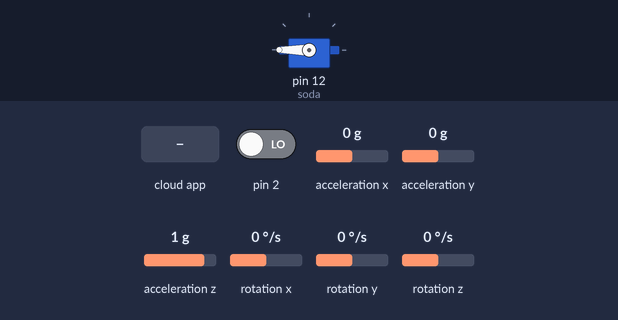
Bench run of a sketch on a simulated Arduino Uno, built with avr-gcc and run on an emulated ATmega328P. On the bench: servo. The test bench sets the inputs (shaded band); at power-on: pin 2 LOW, acceleration x 0 g, acceleration y 0 g, acceleration z 1 g, rotation x 0 °/s, rotation y 0 °/s, rotation z 0 °/s. The ROS host is connected and sends only what is stated; the sensor or clock chip raises its interrupt line as the real part does.

Above: at 1.7 s.
1.8 s: the phone or cloud app sets soda_dispencer to 1
At 3.0 s:
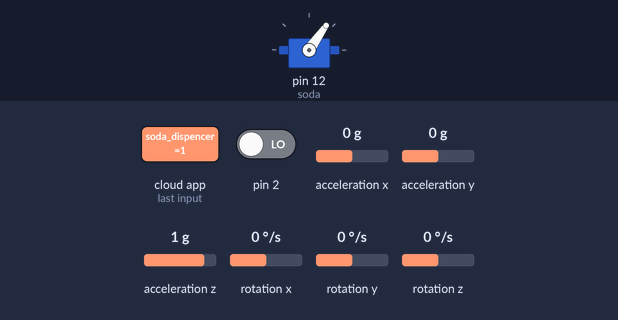
3.3 s: the phone or cloud app sets soda_dispencer to 0
At 4.3 s:
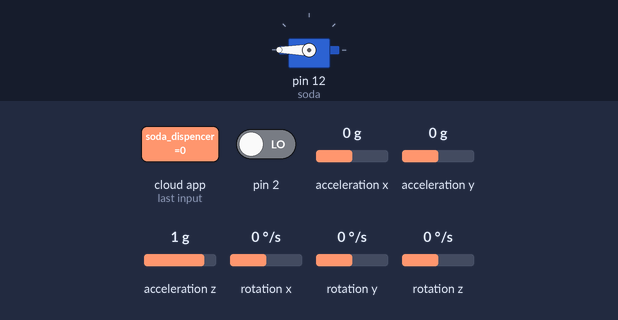
Timing chart, 0 to 6.3 s (numbered marks = the images above; inputs shaded):
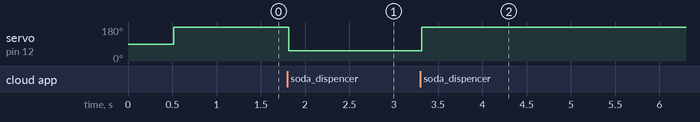

The sketch:

mpuMyDriver.ino
```cpp
#include "I2Cdev.h"
#include "MPU6050_6Axis_MotionApps20.h"

#include <ros.h>
#include <geometry_msgs/Quaternion.h>
#include <sensor_msgs/Imu.h>
#include <tf/transform_broadcaster.h>
#include <tf/tf.h>
#include <Servo.h>
#include <std_msgs/Bool.h>
#include <ros/time.h>
//#include <tf/transform_datatypes.h>

char imu_base[] = "imu_base";

Servo soda;

bool servoState = false;

double lin_acceleration_covariance = 0.00001;
double ang_velocity_covariance = 0.00001;
double orien_covariance = 0.000001;

ros::NodeHandle nh;
//tf::Quaternion orientation;
sensor_msgs::Imu imu_msg;

#if I2CDEV_IMPLEMENTATION == I2CDEV_ARDUINO_WIRE
  #include "Wire.h"
#endif

MPU6050 mpu;

// MPU control/status vars
bool dmpReady = false; // set true if DMP init was successful
uint8_t mpuIntStatus; // holds actual interrupt status byte from MPU
uint8_t devStatus; // return status after each device operation (0 = success, !0 = error)
uint16_t packetSize; // expected DMP packet size (default is 42 bytes)
uint16_t fifoCount; // count of all bytes currently in FIFO
uint8_t fifoBuffer[64]; // FIFO storage buffer

// orientation/motion vars
Quaternion q; // [w, x, y, z] quaternion container
VectorInt16 aa;         // [x, y, z]            accel sensor measurements
VectorInt16 aaReal;     // [x, y, z]            gravity-free accel sensor measurements
VectorInt16 aaWorld;    // [x, y, z]
VectorFloat gravity; // [x, y, z] gravity vector
float euler[3];         // [psi, theta, phi]
float ypr[3]; // [yaw, pitch, roll] yaw/pitch/roll container and gravity vector

volatile bool mpuInterrupt = false; // indicates whether MPU interrupt pin has gone high
void dmpDataReady()
{
  mpuInterrupt = true;
}

ros::Publisher imu_pub("imu/data", &imu_msg);

void sodaDispencer(const std_msgs::Bool& state) {
  servoState = state.data;
}

ros::Subscriber<std_msgs::Bool> sodaSub("soda_dispencer" , sodaDispencer);

void setup()
{
// join I2C bus (I2Cdev library doesn't do this automatically)
#if I2CDEV_IMPLEMENTATION == I2CDEV_ARDUINO_WIRE
  Wire.begin();
  TWBR = 24; // 400kHz I2C clock (200kHz if CPU is 8MHz)
  Wire.setWireTimeout(3000, true); //THIS MIGHT BE THE FIX!!
  Wire.clearWireTimeoutFlag();
#elif I2CDEV_IMPLEMENTATION == I2CDEV_BUILTIN_FASTWIRE
  Fastwire::setup(400, true);
#endif

mpu.initialize();
//Serial.begin(115200);
devStatus = mpu.dmpInitialize();

    mpu.setXAccelOffset(-2987); //-1169
    mpu.setYAccelOffset(2259); //744
    mpu.setZAccelOffset(1301); //1620
    mpu.setXGyroOffset(43); //48
    mpu.setYGyroOffset(-39); //47
    mpu.setZGyroOffset(13); //-8

// make sure it worked (returns 0 if so)
  if (devStatus == 0)
  {
    // turn on the DMP, now that it's ready
    mpu.setDMPEnabled(true);
    // enable Arduino interrupt detection
    attachInterrupt(0, dmpDataReady, RISING);
    mpuIntStatus = mpu.getIntStatus();
    // set our DMP Ready flag so the main loop() function knows it's okay to use it
    dmpReady = true;
    // get expected DMP packet size for later comparison
    packetSize = mpu.dmpGetFIFOPacketSize();
  }
  else
  {
    // ERROR!
    // 1 = initial memory load failed
    // 2 = DMP configuration updates failed
    // (if it's going to break, usually the code will be 1)
    //Serial.print(F("DMP Initialization failed (code "));
    //Serial.print(devStatus);
   // Serial.println(F(")"));
  }

  soda.attach(12);

  nh.getHardware()->setBaud(115200);
  nh.initNode();
  nh.advertise(imu_pub);
  nh.subscribe(sodaSub);

  imu_msg.linear_acceleration_covariance[0] = 0.0000219368812815;//lin_acceleration_covariance;
  imu_msg.linear_acceleration_covariance[4] = 0.000110261624324;//lin_acceleration_covariance;
  imu_msg.linear_acceleration_covariance[8] = 10.42254612;//lin_acceleration_covariance;

  imu_msg.angular_velocity_covariance[0] = 0.0000136012649469;//ang_velocity_covariance;
  imu_msg.angular_velocity_covariance[4] = 0.0000263482257558;//ang_velocity_covariance;
  imu_msg.angular_velocity_covariance[8] = 0.0000527489061184;//ang_velocity_covariance;

  imu_msg.orientation_covariance[0] = 0.00187588539536;//orien_covariance;
  imu_msg.orientation_covariance[4] = 0.00146679937011;//orien_covariance;
  imu_msg.orientation_covariance[8] = 0.0687987915718;//orien_covariance;
}


void loop()
{
  // if programming failed, don't try to do anything
  if (!dmpReady) return;

  // wait for MPU interrupt or extra packet(s) available
  while (!mpuInterrupt && fifoCount < packetSize);

  // reset interrupt flag and get INT_STATUS byte
  mpuInterrupt = false;
  mpuIntStatus = mpu.getIntStatus();

  // get current FIFO count
  fifoCount = mpu.getFIFOCount();

  // check for overflow (this should never happen unless our code is too inefficient)
  if ((mpuIntStatus & 0x10) || fifoCount == 1024)
  {
    // reset so we can continue cleanly
    mpu.resetFIFO();
    //Serial.println(F("FIFO overflow!"));

  // otherwise, check for DMP data ready interrupt (this should happen frequently)
  }
  else if (mpuIntStatus & 0x02)
  {
    // wait for correct available data length, should be a VERY short wait
    while (fifoCount < packetSize) fifoCount = mpu.getFIFOCount();
    // read a packet from FIFO
    mpu.getFIFOBytes(fifoBuffer, packetSize);
    // track FIFO count here in case there is > 1 packet available
    // (this lets us immediately read more without waiting for an interrupt)
    fifoCount -= packetSize;

    if (servoState) {
      soda.write(55);
    } else {
      soda.write(180);
    }

    mpu.dmpGetQuaternion(&q, fifoBuffer);
    mpu.dmpGetGravity(&gravity, &q);
    mpu.dmpGetYawPitchRoll(ypr, &q, &gravity);
    mpu.dmpGetAccel(&aa, fifoBuffer);
    mpu.dmpGetLinearAccel(&aaReal, &aa, &gravity);

    double wf = q.w/16384;
    double wx = q.x/16384;
    double wy = q.y/16384;
    double wz = q.z/16384;

    //tf::Quaternion orientation(xf, yf, zf, wf);

    double gx = ypr[0] * (4000.0/65536.0) * (M_PI/180.0) * 25.0;
    double gy = ypr[1] * (4000.0/65536.0) * (M_PI/180.0) * 25.0;
    double gz = ypr[2] * (4000.0/65536.0) * (M_PI/180.0) * 25.0;
/*
    double ax = aaReal.x * (8.0 / 65536.0) * 9.81;
    double ay = aaReal.y * (8.0 / 65536.0) * 9.81;
    double az = aaReal.z * (8.0 / 65536.0) * 9.81;
*/
    double ax = aaReal.x * (8.0 / 65536.0) * 9.81;
    double ay = aaReal.y * (8.0 / 65536.0) * 9.81;
    double az = aaReal.z * (8.0 / 65536.0) * 9.81;

    //Serial.println(ax);

    //ros::time measurement_time = ros::Time::now()
    imu_msg.header.stamp = nh.now();
    imu_msg.header.frame_id = imu_base;

    //quaternionTFToMsg(orientation, imu_msg.orientation);
    imu_msg.orientation.x = wx;
    imu_msg.orientation.y = wy;
    imu_msg.orientation.z = wz;
    imu_msg.orientation.w = wf;

    imu_msg.angular_velocity.x = gx;
    imu_msg.angular_velocity.y = gy;
    imu_msg.angular_velocity.z = gz;

    imu_msg.linear_acceleration.x = ax;
    imu_msg.linear_acceleration.y = ay;
    imu_msg.linear_acceleration.z = az;

    imu_pub.publish(&imu_msg);

    nh.spinOnce();
    //imu_msg.
    /*
    Serial.print("Yaw: ");
    Serial.println(ypr[0] * 180/M_PI);
    Serial.print("Pitch: ");
    Serial.println(ypr[1] * 180/M_PI);
    Serial.print("Roll: ");
    Serial.println(ypr[2] * 180/M_PI);
    */
  }
}
```

Measured:
- after the input at 1.8 s, servo on pin 12 (soda): 180° → 55° at once
- after the input at 3.3 s, servo on pin 12 (soda): 55° → 180° at once
